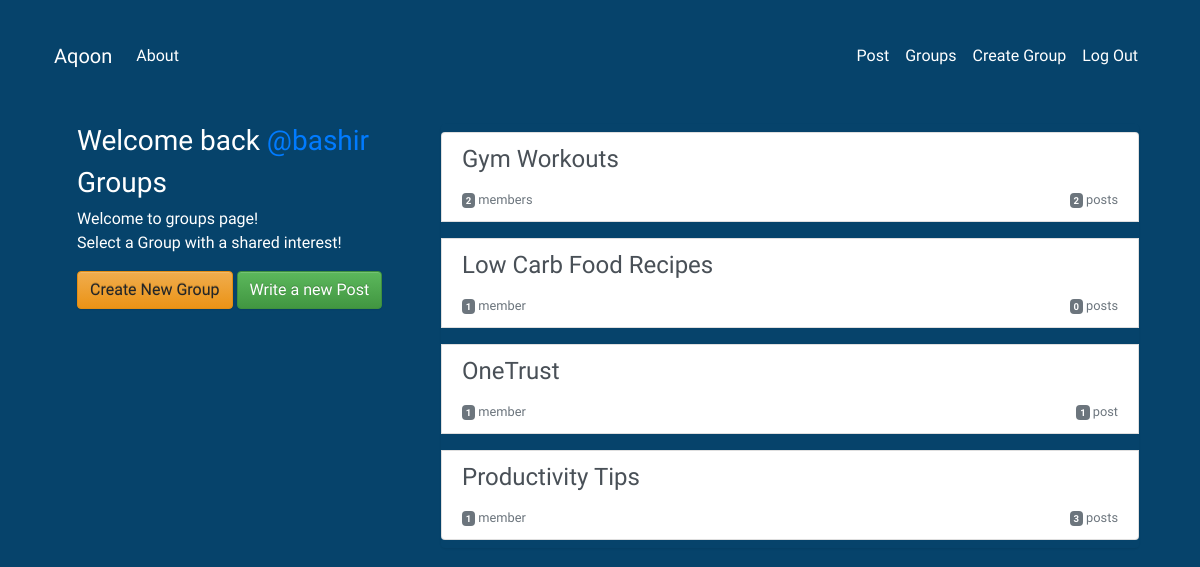
Page /groups (signed in) on the committed database.
### groups/models.py (models this page shows, shortened)
class Group(models.Model):
    name = models.CharField( max_length=50, unique=True)
    slug = models.SlugField(allow_unicode=True, unique=True )
    description = models.TextField( blank=True, default= '')
    description_html = models.TextField( editable=False, default= '', blank= True)
    members = models.ManyToManyField(User, through='GroupMember')
    pass
    class Meta:
        ordering = ['name']

### groups/views.py (the view)
# urls.py: path('', views.ListGroup.as_view(), name='all'),
class ListGroup(generic.ListView):
    model = Group

### groups/templates/groups/group_list.html (shortened to what this page needs)
{% extends 'groups/group_base.html' %}
{% block pregroup %}
    <div class="col-md-4">
        <div class="content">
            {% if user.is_authenticated %}
                <h3>
                    Welcome back
                    <a href="{% url 'posts:for_user' username=user.username %}">
                    @{{user.username}}</a>
                </h3>
            {% endif %}
                <h3>Groups</h3>
                <p>Welcome to groups page! <br> Select a Group with a shared interest!</p>
        </div>
        {% if user.is_authenticated %}
            <a class="btn btn-fill btn-warning"
            href="{% url 'groups:create' %} ">
            </span class="fa fa-plus"></span>Create New Group</a>
            <a class='btn btn-success' href="{% url 'posts:create' %} ">
            </span class="fa fa-plus"> </span> Write a new Post</a>
        {% endif %}
    </div>
{% endblock  %}
{% block group_content %}
    <div class="col-md-8">
        <div class="list-group">
            {% for group in object_list %}
            <a class="list-group-item list-group-item-action flex-column align-items-start my-2"
                href="{% url 'groups:single' slug=group.slug %}">
                <h4 class="mb-1">{{ group.name }}</h4>
                </div>
                <div class="d-flex w-40 justify-content-between">
                    <small class='text-muted' ><span class='badge badge-secondary'>
                    {{group.members.count}}</span> member{{group.members.count|pluralize}}</small>
                    <small class='text-muted' ><span class='badge badge-secondary'>{{ group.posts.count }}</span> post{{group.posts.count|pluralize}} </small>
                </div>
            {% endfor %}
        </div>
{% endblock  %}

### static/Simple_Social/css/master.css (style rules this page uses)
body { background-color: rgb(6, 67, 107); color: rgb(255, 255, 255); padding: 10px; margin: 10px; font-family: Muli, sans-serif; }
a { text-decoration: none; }

### rows in the picture
Group: name "Gym Workouts", members.count "2", posts.count "2"
Group: name "Low Carb Food Recipes", members.count "1", posts.count "0"
Group: name "OneTrust", members.count "1", posts.count "1"
Group: name "Productivity Tips", members.count "1", posts.count "3"

### other values in the picture
{{ user.username }} "bashir"
